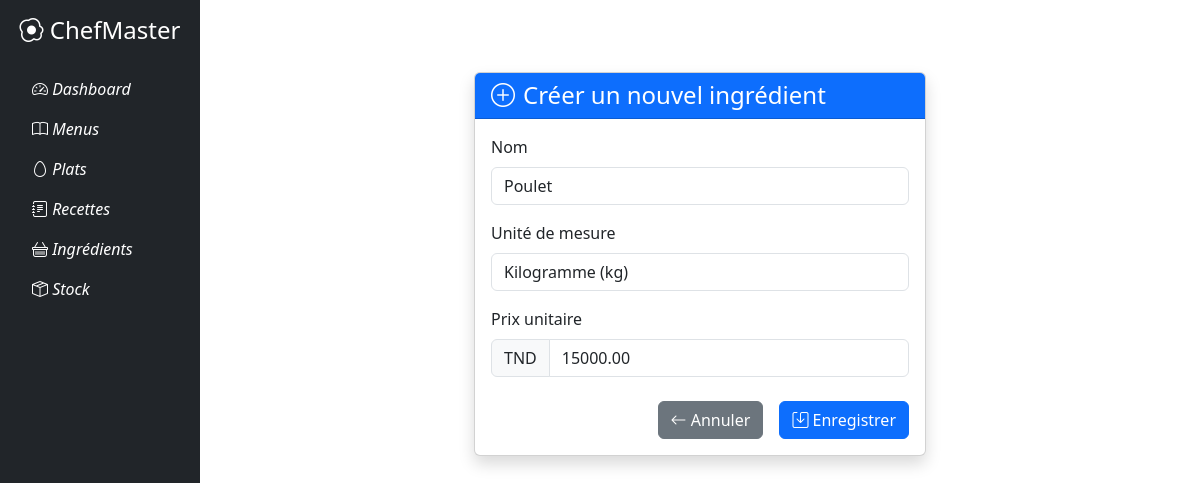
Page /ingredients/6/update/ on the committed database.
### ingredients/models.py (models this page shows, shortened)
class Ingredient(models.Model):
    UNITE_MESURE_CHOICES = [
        ('kg', 'Kilogramme (kg)'),
        ('g', 'Gramme (g)'),
        ('l', 'Litre (l)'),
        ('ml', 'Millilitre (ml)'),
        ('m', 'Mètre (m)'),
        ('cm', 'Centimètre (cm)'),
        ('piece', 'Pièce'),
        ('autre', 'Autre'),
    ]
    nom = models.CharField(max_length=100)
    unite_mesure = models.CharField(max_length=50, choices=UNITE_MESURE_CHOICES, default='piece') # default value added
    quantite = models.DecimalField( max_digits=10, decimal_places=2, default=1.0, verbose_name="Quantité disponible" )
    prix_unitaire = models.DecimalField(max_digits=10, decimal_places=2, verbose_name="Prix unitaire (TND)", validators=[MinValueValidator(0)])
    date_achat = models.DateField(null=True, blank=True, verbose_name="Date d'achat")  # Saisie manuelle
    date_validite = models.DateField( verbose_name="Date de validité", null=True, blank=True )

### ingredients/views.py (the view)
# urls.py: path('<int:pk>/update/', views.IngredientUpdateView.as_view(), name='update'),
class IngredientUpdateView(UpdateView):
    model = Ingredient
    form_class = IngredientForm
    template_name = 'ingredients/ingredient_form.html'
    success_url = reverse_lazy('ingredients:list')

### ingredients/forms.py
class IngredientForm(forms.ModelForm):
    class Meta:
        model = Ingredient
        fields = ['nom', 'prix_unitaire', 'unite_mesure']
        widgets = {
            'nom': forms.TextInput(attrs={'class': 'form-control'}),
            'prix_unitaire': forms.NumberInput(attrs={
                'class': 'form-control',
                'step': '0.01'
            }),
            'unite_mesure': forms.Select(attrs={'class': 'form-control'})
        }
        labels = {
            'nom': 'Nom de l\'ingrédient',
            'prix_unitaire': 'Prix unitaire (€)',
            'unite_mesure': 'Unité de mesure'
        }

### ingredients/templates/ingredients/ingredient_form.html (shortened to what this page needs)
{% extends 'base.html' %}
{% load crispy_forms_tags %}
{% block content %}
<div class="container mt-5">
    <div class="row justify-content-center">
        <div class="col-md-8 col-lg-6">
            <div class="card shadow">
                <div class="card-header bg-primary text-white">
                    <h2 class="h4 mb-0">
                        <i class="bi bi-plus-circle me-2"></i>Créer un nouvel ingrédient
                    </h2>
                </div>
                <div class="card-body">
                    <form method="post" class="needs-validation" novalidate>
                        <div class="mb-3">
                            <label for="{{ form.nom.id_for_label }}" class="form-label">Nom</label>
                            {{ form.nom }}
                        </div>
                        <div class="mb-3">
                            <label for="{{ form.unite_mesure.id_for_label }}" class="form-label">Unité de mesure</label>
                            {{ form.unite_mesure }}
                        </div>
                        <div class="mb-3">
                            <label for="{{ form.prix_unitaire.id_for_label }}" class="form-label">Prix unitaire</label>
                            <div class="input-group">
                                <span class="input-group-text">TND</span>
                                {{ form.prix_unitaire }}
                            </div>
                        </div>
                        <div class="d-grid gap-2 d-md-flex justify-content-md-end mt-4">
                            <a href="{% url 'ingredients:list' %}" class="btn btn-secondary me-md-2">
                                <i class="bi bi-arrow-left"></i> Annuler
                            </a>
                            <button type="submit" class="btn btn-primary">
                                <i class="bi bi-save"></i> Enregistrer
                            </button>
                        </div>
                    </form>
                </div>
            </div>
        </div>
    </div>
</div>
{% endblock %}

### rows in the picture
Ingredient: nom "Poulet", unite_mesure "Kilogramme (kg)", prix_unitaire "15000.00"
